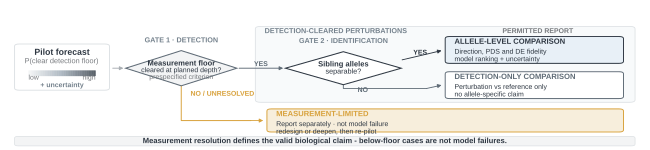

Here is the Python script that generated this plot:
"""Fig. 6g — nested measurement gates define the permissible model claim."""
# Imported export contract: Arial; svg.fonttype: "none"; pdf.fonttype: 42;
# outputs .svg, .pdf and .tiff at dpi=600 via fig6_common.save.
# Final assembled figure target: width_mm = 183.
from __future__ import annotations

W_MM, H_MM = 165, 38.0

import numpy as np
from matplotlib.colors import LinearSegmentedColormap
from matplotlib.patches import Polygon

import fig6_common as S


def _diamond(ax, cx, cy, width, height, *, edge, face="white"):
    points = [
        (cx, cy + height / 2.0),
        (cx + width / 2.0, cy),
        (cx, cy - height / 2.0),
        (cx - width / 2.0, cy),
    ]
    patch = Polygon(points, closed=True, facecolor=face, edgecolor=edge,
                    linewidth=0.75, zorder=3)
    ax.add_patch(patch)
    return patch


def _report_card(ax, x, y, width, height, title, body, *, edge, face):
    S.rounded_box(ax, x, y, width, height, edge=edge, face=face,
                  lw=0.7, radius=0.95, zorder=3)
    ax.text(x + 2.0, y + height - 2.4, title, fontsize=5.5,
            fontweight="bold", color=edge, ha="left", va="center", zorder=5)
    ax.text(x + 2.0, y + height - 5.3, body, fontsize=5.0,
            color=S.DARK_SLATE, ha="left", va="top", linespacing=1.15,
            zorder=5)


def main() -> None:
    S.apply_style()
    fig = S.figure(W_MM, H_MM)
    ax = fig.add_axes([0, 0, 1, 1])
    ax.set_xlim(0, 140)
    ax.set_ylim(0, 68)
    ax.axis("off")

    # Input: a continuous forecast with uncertainty, not a three-bin guarantee.
    S.rounded_box(ax, 3.0, 27.0, 20.5, 21.0, edge=S.LIGHT_GREY,
                  face="white", lw=0.7, radius=1.05)
    ax.text(13.25, 44.1, "Pilot forecast", fontsize=6.3, fontweight="bold",
            color=S.DARK_SLATE, ha="center", va="center")
    ax.text(13.25, 39.8, r"$P$(clear detection floor)", fontsize=5.3,
            color=S.GREY, ha="center", va="center")
    cmap = LinearSegmentedColormap.from_list(
        "workflow_probability", [S.PALE_GREY, S.LIGHT_SLATE, S.DARK_SLATE]
    )
    # Vector ramp, not imshow: see fig6a.
    S.vector_gradient(ax, cmap, (6.0, 20.5, 33.4, 36.0))
    ax.text(6.0, 31.8, "low", fontsize=5.0, color=S.GREY, ha="left")
    ax.text(20.5, 31.8, "high", fontsize=5.0, color=S.GREY, ha="right")
    ax.text(13.25, 29.2, "+ uncertainty", fontsize=5.0, color=S.SLATE,
            fontweight="bold", ha="center", va="center")

    # Gate 1: detection-level eligibility at the planned depth.
    ax.text(39.0, 49.6, "GATE 1 · DETECTION", fontsize=5.2,
            fontweight="bold", color=S.SLATE, ha="center", va="center")
    _diamond(ax, 39.0, 37.0, 24.0, 16.0, edge=S.MID_SLATE,
             face=S.PALE_GREY)
    ax.text(39.0, 39.1, "Measurement floor", fontsize=5.45,
            fontweight="bold", color=S.DARK_SLATE, ha="center", va="center")
    ax.text(39.0, 36.0, "cleared at planned depth?", fontsize=5.0,
            color=S.DARK_SLATE, ha="center", va="center")
    ax.text(39.0, 32.9, "prespecified criterion", fontsize=5.0,
            color=S.GREY, ha="center", va="center")
    S.arrow(ax, (24.2, 37.0), (26.5, 37.0), color=S.MID_GREY)

    # Detection-cleared perturbations form the parent set for allele identification.
    S.rounded_box(ax, 55.0, 21.5, 82.0, 34.5, edge=S.LIGHT_GREY,
                  face="#F8FAFB", lw=0.6, radius=1.15, zorder=0)
    ax.text(57.0, 53.8, "DETECTION-CLEARED PERTURBATIONS",
            fontsize=5.2, fontweight="bold", color=S.SLATE,
            ha="left", va="center")
    ax.text(116.0, 53.8, "PERMITTED REPORT", fontsize=5.0,
            fontweight="bold", color=S.GREY, ha="center", va="center")

    # Gate 2: the subset needed for a genuinely allele-level claim.
    ax.text(74.0, 49.3, "GATE 2 · IDENTIFICATION", fontsize=5.2,
            fontweight="bold", color=S.SLATE, ha="center", va="center")
    _diamond(ax, 74.0, 37.0, 25.0, 15.0, edge=S.DARK_SLATE,
             face="white")
    ax.text(74.0, 38.7, "Sibling alleles", fontsize=5.45,
            fontweight="bold", color=S.DARK_SLATE, ha="center", va="center")
    ax.text(74.0, 35.4, "separable?", fontsize=5.2,
            color=S.DARK_SLATE, ha="center", va="center")
    S.arrow(ax, (51.5, 37.0), (61.0, 37.0), color=S.MID_SLATE)
    ax.text(56.2, 38.8, "YES", fontsize=5.0, fontweight="bold",
            color=S.MID_SLATE, ha="center", va="center")

    # Terminal reports: three measurement regimes, not three probability bins.
    _report_card(
        ax,
        96.0,
        39.2,
        38.5,
        12.2,
        "ALLELE-LEVEL COMPARISON",
        "Direction, PDS and DE fidelity\nmodel ranking + uncertainty",
        edge=S.DARK_SLATE,
        face=S.BLUE_PALE,
    )
    S.arrow(ax, (86.7, 40.8), (95.2, 45.0), color=S.DARK_SLATE)
    ax.text(90.6, 44.0, "YES", fontsize=5.0, fontweight="bold",
            color=S.DARK_SLATE, ha="center", va="center")

    _report_card(
        ax,
        96.0,
        23.2,
        38.5,
        12.2,
        "DETECTION-ONLY COMPARISON",
        "Perturbation vs reference only\nno allele-specific claim",
        edge=S.MID_SLATE,
        face="white",
    )
    ax.plot([74.0, 74.0, 92.0], [29.4, 27.8, 27.8], color=S.MID_SLATE,
            lw=0.65, zorder=2)
    S.arrow(ax, (92.0, 27.8), (95.2, 29.3), color=S.MID_SLATE)
    ax.text(78.2, 27.0, "NO", fontsize=5.0, fontweight="bold",
            color=S.MID_SLATE, ha="center", va="center")

    _report_card(
        ax,
        57.5,
        8.0,
        77.0,
        10.5,
        "MEASUREMENT-LIMITED",
        "Report separately · not model failure\nredesign or deepen, then re-pilot",
        edge=S.AMBER,
        face=S.AMBER_PALE,
    )
    ax.plot([39.0, 39.0, 54.0], [28.7, 13.2, 13.2], color=S.AMBER,
            lw=0.7, zorder=2)
    S.arrow(ax, (54.0, 13.2), (56.7, 13.2), color=S.AMBER)
    ax.text(41.0, 25.3, "NO / UNRESOLVED", fontsize=5.0,
            fontweight="bold", color=S.AMBER, ha="left", va="center")

    # Final policy statement.
    S.rounded_box(ax, 3.0, 1.7, 134.0, 4.3, edge=S.LIGHT_GREY,
                  face=S.PALE_GREY, lw=0.55, radius=0.8)
    ax.text(
        70.0,
        3.85,
        "Measurement resolution defines the valid biological claim - below-floor cases are not model failures.",
        fontsize=5.5,
        color=S.DARK_SLATE,
        fontweight="bold",
        ha="center",
        va="center",
    )

    S.save(fig, "fig6g_probability_workflow")


if __name__ == "__main__":
    main()
